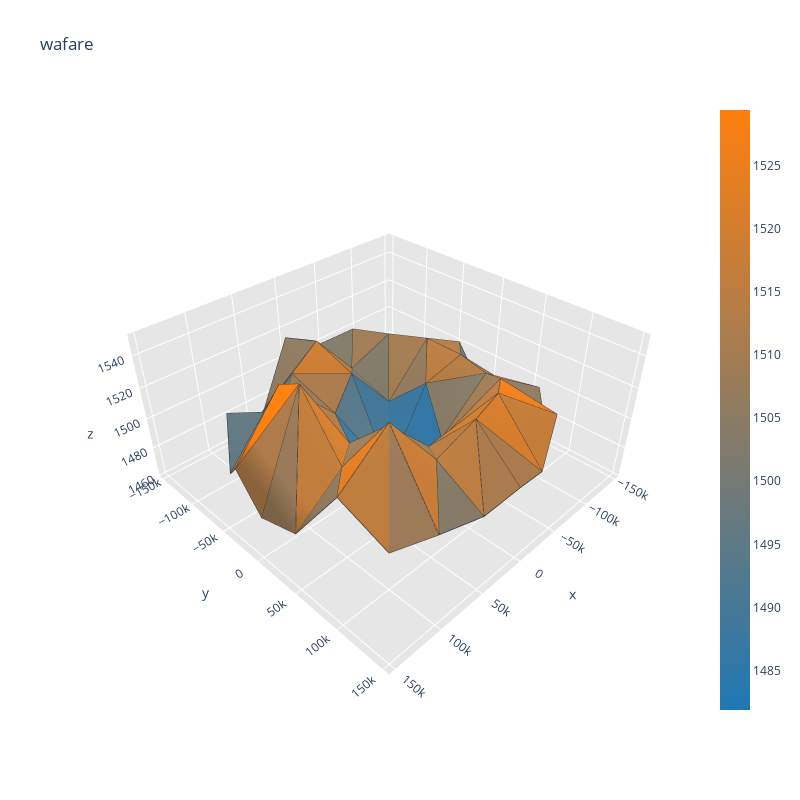

Source (notebook cell):
### Code cell
# latent_points, labels, _ = generate_latent_points(latent_dim, 1)
pp = create_process_vector(YS[33])
print(pp)
X_test = generator_model.predict([latent_points, pp])

X_test = X_test.reshape(49,)
X_test = scaler_x.inverse_transform(X_test.reshape(1,-1))
visualize(X_test[0])

### Figure 1 — Plotly figure (JSON) as saved in the notebook; plotly's stock layout.template omitted (floating-point values rounded to 4 significant figures; data arrays with more than 128 entries replaced by an {"elided": "..."} marker saying what was removed)
{"data": [{"facecolor": ["rgb(142, 123, 98)", "rgb(99, 121, 130)", "rgb(154, 123, 89)", "rgb(183, 124, 67)", "rgb(174, 124, 74)", "rgb(141, 123, 99)", "rgb(77, 121, 146)", "rgb(178, 124, 71)", "rgb(31, 119, 180)", "rgb(193, 125, 60)", "rgb(153, 123, 90)", "rgb(187, 125, 65)", "rgb(141, 123, 98)", "rgb(157, 123, 87)", "rgb(255, 127, 14)", "rgb(188, 125, 64)", "rgb(150, 123, 92)", "rgb(160, 124, 84)", "rgb(164, 124, 81)", "rgb(131, 123, 106)", "rgb(79, 121, 144)", "rgb(224, 126, 37)", "rgb(231, 126, 32)", "rgb(163, 124, 82)", "rgb(204, 125, 52)", "rgb(170, 124, 77)", "rgb(178, 124, 71)", "rgb(125, 122, 110)", "rgb(87, 121, 138)", "rgb(68, 120, 153)", "rgb(121, 122, 114)", "rgb(145, 123, 95)", "rgb(113, 122, 119)", "rgb(131, 123, 106)", "rgb(159, 124, 85)", "rgb(159, 124, 85)", "rgb(252, 127, 16)", "rgb(179, 124, 70)", "rgb(211, 125, 47)", "rgb(159, 124, 85)", "rgb(61, 120, 158)", "rgb(83, 121, 142)", "rgb(54, 120, 163)", "rgb(100, 121, 129)", "rgb(82, 121, 142)", "rgb(146, 123, 95)", "rgb(151, 123, 91)", "rgb(99, 121, 130)", "rgb(180, 124, 69)", "rgb(134, 123, 103)", "rgb(187, 125, 65)", "rgb(148, 123, 93)", "rgb(51, 120, 165)", "rgb(58, 120, 160)", "rgb(196, 125, 57)", "rgb(238, 126, 27)", "rgb(165, 124, 80)", "rgb(134, 123, 104)", "rgb(190, 125, 62)", "rgb(144, 123, 97)", "rgb(209, 125, 48)", "rgb(183, 124, 67)", "rgb(170, 124, 77)", "rgb(213, 125, 45)", "rgb(170, 124, 77)", "rgb(187, 125, 65)", "rgb(145, 123, 96)", "rgb(227, 126, 35)", "rgb(191, 125, 61)", "rgb(134, 123, 104)", "rgb(199, 125, 56)", "rgb(155, 123, 88)"], "i": [38, 32, 44, 17, 22, 18, 13, 14, 2, 19, 6, 3, 10, 16, 21, 21, 12, 12, 4, 16, 8, 8, 24, 8, 18, 6, 5, 5, 5, 4, 33, 14, 33, 16, 35, 34, 7, 21, 19, 8, 6, 7, 39, 18, 39, 21, 41, 40, 0, 12, 14, 4, 3, 0, 27, 10, 27, 12, 29, 28, 9, 24, 26, 10, 9, 9, 45, 19, 45, 24, 47, 46], "j": [17, 13, 22, 36, 42, 17, 30, 13, 3, 22, 18, 10, 3, 36, 42, 6, 30, 3, 14, 4, 2, 19, 8, 24, 5, 5, 16, 4, 6, 5, 14, 33, 34, 35, 16, 35, 21, 7, 7, 7, 7, 8, 18, 39, 40, 41, 21, 41, 12, 0, 0, 0, 0, 4, 10, 27, 28, 29, 12, 29, 10, 9, 9, 9, 48, 24, 19, 45, 46, 47, 24, 47], "k": [37, 31, 43, 37, 43, 38, 31, 32, 1, 44, 20, 11, 2, 17, 22, 20, 13, 11, 15, 15, 1, 23, 23, 2, 17, 18, 17, 16, 1, 1, 32, 15, 15, 36, 15, 15, 22, 6, 22, 19, 1, 1, 38, 20, 20, 42, 20, 20, 13, 3, 13, 14, 1, 1, 26, 11, 11, 30, 11, 11, 2, 2, 25, 26, 25, 48, 44, 23, 23, 48, 23, 23], "name": "", "type": "mesh3d", "x": [-49000, 0, 3e-12, -34650.0, -34650.0, -9.001e-12, 34650.0, 49000, 34650.0, 6.001e-12, -37503, -69300.0, -90540.0, -98000, -90540.0, -69300.0, -37503, -1.8e-11, 37503, 90540.0, 69300.0, 90540.0, 98000, 69300.0, 37503, 9.001e-12, -38050.0, -73500, -103945, -127306, -141991, -147000, -141991, -127306, -103945, -73500, -38050.0, -2.7e-11, 38050.0, 73500, 103945, 127306, 141991, 147000, 141991, 127306, 103945, 73500, 38050.0], "y": [6.001e-12, 0, 49000, 34650.0, -34650.0, -49000, -34650.0, -1.2e-11, 34650.0, 98000, 90540.0, 69300.0, 37503, 1.2e-11, -37503, -69300.0, -90540.0, -98000, -90540.0, 37503, -69300.0, -37503, -2.4e-11, 69300.0, 90540.0, 147000, 141991, 127306, 103945, 73500, 38050.0, 1.8e-11, -38050.0, -73500, -103945, -127306, -141991, -147000, -141991, -127306, -103945, -73500, -38050.0, -3.6e-11, 38050.0, 73500, 103945, 127306, 141991], "z": [1510.0, 1462.0, 1497.0, 1487.0, 1491.0, 1516.0, 1504.0, 1499.0, 1517.0, 1530.0, 1532.0, 1526.0, 1515.0, 1516.0, 1519.0, 1520.0, 1499.0, 1525.0, 1515.0, 1511.0, 1505.0, 1537.0, 1550.0, 1541.0, 1515.0, 1505.0, 1500.0, 1519.0, 1486.0, 1506.0, 1490.0, 1469.0, 1504.0, 1479.0, 1499.0, 1509.0, 1502.0, 1515.0, 1476.0, 1470.0, 1504.0, 1480.0, 1501.0, 1486.0, 1488.0, 1519.0, 1488.0, 1496.0, 1499.0]}, {"line": {"color": "rgb(50, 50, 50)", "width": 1.5}, "mode": "lines", "showlegend": false, "type": "scatter3d", "x": {"elided": "360 float values"}, "y": {"elided": "360 float values"}, "z": {"elided": "360 float values"}}, {"hoverinfo": "none", "marker": {"color": [1482.0, 1529.0], "colorscale": [[0, "rgb(31, 119, 180)"], [1, "rgb(255, 127, 14)"]], "showscale": true, "size": 0.1}, "mode": "markers", "showlegend": false, "type": "scatter3d", "x": [-49000], "y": [6.001e-12], "z": [1510.0]}], "layout": {"height": 800, "scene": {"aspectratio": {"x": 1, "y": 1, "z": 0.5}, "xaxis": {"backgroundcolor": "rgb(230, 230, 230)", "gridcolor": "rgb(255, 255, 255)", "showbackground": true, "zerolinecolor": "rgb(255, 255, 255)"}, "yaxis": {"backgroundcolor": "rgb(230, 230, 230)", "gridcolor": "rgb(255, 255, 255)", "showbackground": true, "zerolinecolor": "rgb(255, 255, 255)"}, "zaxis": {"backgroundcolor": "rgb(230, 230, 230)", "gridcolor": "rgb(255, 255, 255)", "showbackground": true, "zerolinecolor": "rgb(255, 255, 255)"}}, "title": {"text": "wafare"}, "width": 800}}
